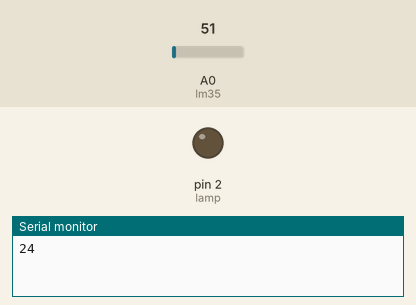
This sketch was run on a simulated Arduino Uno, built with avr-gcc and run on an emulated ATmega328P. Shown: output pins drawn as LEDs (lit = HIGH), the last lines printed to the serial monitor. The inputs (shaded band) are chosen by the test bench; at power-on: A0 (lm35) = 51.

Above: at 0.1 s.
At 0.6 s:
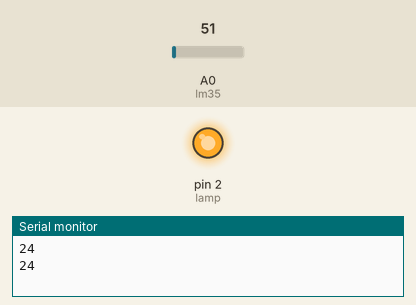
Timing chart, 0 to 2.1 s (numbered marks = the images above):
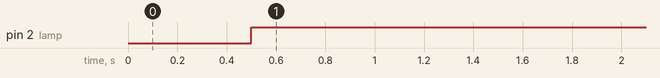

Measured:
- by itself, pin 2 (lamp): LOW → HIGH at 0.50 s

The sketch:

WithPTC.ino
```cpp
byte lm35= A0;
int nilai;
int lamp = 2;
void setup(){
 pinMode (lm35, INPUT);
 pinMode (lamp, OUTPUT);
 Serial.begin(9600);
}
void loop(){
 nilai= analogRead(lm35);
 nilai= nilai*0.488;
 Serial.println(nilai);
 delay(500);
 if (nilai < 40)
 {
 digitalWrite (lamp, HIGH);
 }
 else
 {
 digitalWrite (lamp, LOW);
 }
 }
```
